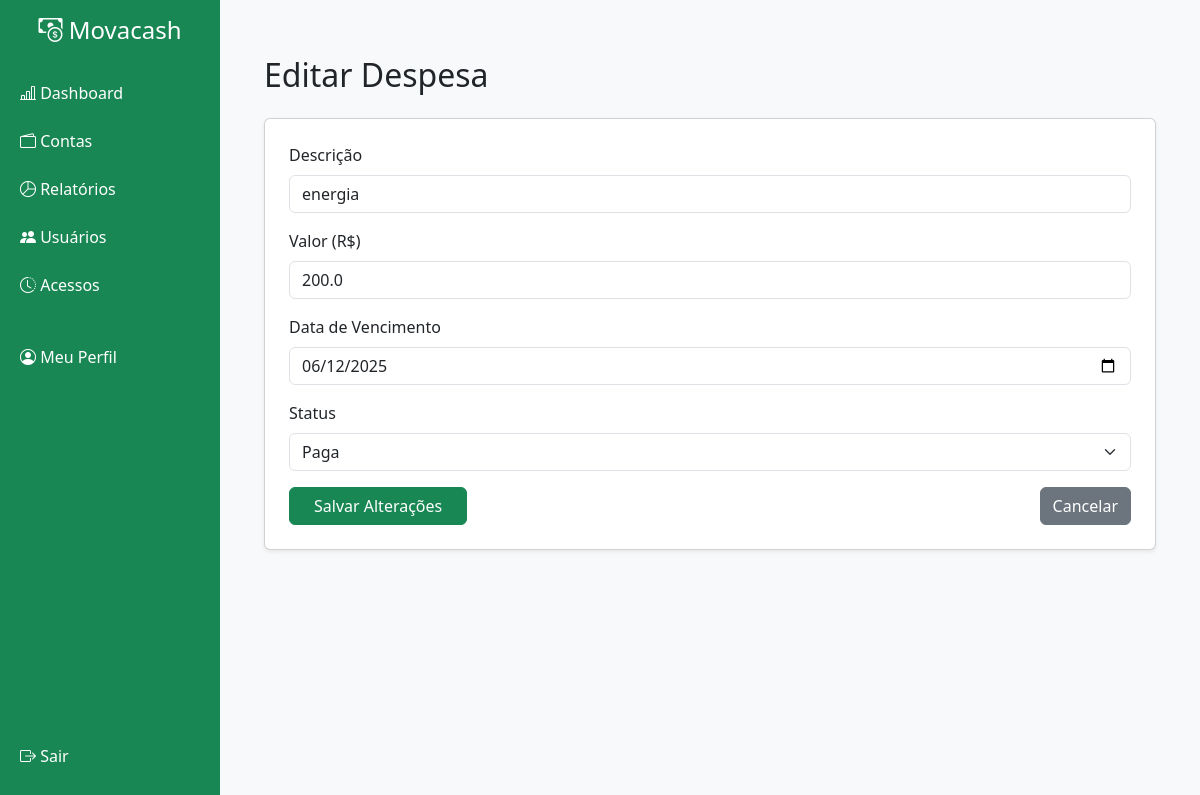
The app's page /editar-conta/1 (signed in) with its own data.
### app/models.py (models this page shows)
class Conta(db.Model):
    __tablename__ = 'contas'
    id = db.Column(db.Integer, primary_key=True)
    descricao = db.Column(db.String(100), nullable=False)
    valor = db.Column(db.Float, nullable=False)
    vencimento = db.Column(db.Date, nullable=False)
    status = db.Column(db.String(20), nullable=False)
    tipo = db.Column(db.String(20), nullable=False)  # ✅ Campo adicionado
    usuario_id = db.Column(db.Integer, db.ForeignKey('usuarios.id'), nullable=False)

### app/routes.py (the view, shortened to what this page needs)
@bp.route('/editar-conta/<int:id>', methods=['GET', 'POST'])
@login_obrigatorio
def editar_conta(id):
    conta = Conta.query.get_or_404(id)
    return render_template('editar_conta.html', conta=conta)

### app/utils.py (called while the page is built)
def login_obrigatorio(f):
    @wraps(f)
    def decorated_function(*args, **kwargs):
        if 'usuario_id' not in session:
            return redirect(url_for('main.login'))
        return f(*args, **kwargs)
    return decorated_function

### app/templates/editar_conta.html (shortened to what this page needs)
{% extends 'base.html' %}
{% block content %}
<div class="container mt-4">
    <h2 class="mb-4">Editar Despesa</h2>
    <form method="POST" class="card p-4 shadow-sm">
        <div class="mb-3">
            <label for="descricao" class="form-label">Descrição</label>
            <input type="text" class="form-control" id="descricao" name="descricao" value="{{ conta.descricao }}" required>
        </div>
        <div class="mb-3">
            <label for="valor" class="form-label">Valor (R$)</label>
            <input type="number" class="form-control" id="valor" name="valor" step="0.01" value="{{ conta.valor }}" required>
        </div>
        <div class="mb-3">
            <label for="vencimento" class="form-label">Data de Vencimento</label>
            <input type="date" class="form-control" id="vencimento" name="vencimento" value="{{ conta.vencimento }}" required>
        </div>
        <div class="mb-3">
            <label for="status" class="form-label">Status</label>
            <select class="form-select" id="status" name="status" required>
                <option value="paga" {% if conta.status == 'paga' %}selected{% endif %}>Paga</option>
            </select>
        </div>
        <div class="d-flex justify-content-between">
            <button type="submit" class="btn btn-success px-4">Salvar Alterações</button>
            <a href="{{ url_for('main.contas') }}" class="btn btn-secondary">Cancelar</a>
        </div>
    </form>
</div>
{% endblock %}

### app/templates/base.html (style rules this page uses)
body { background-color: #f8f9fa; }

### records on screen
Conta: descricao "energia", valor "200.0", vencimento "06/12/2025", status "Paga"
